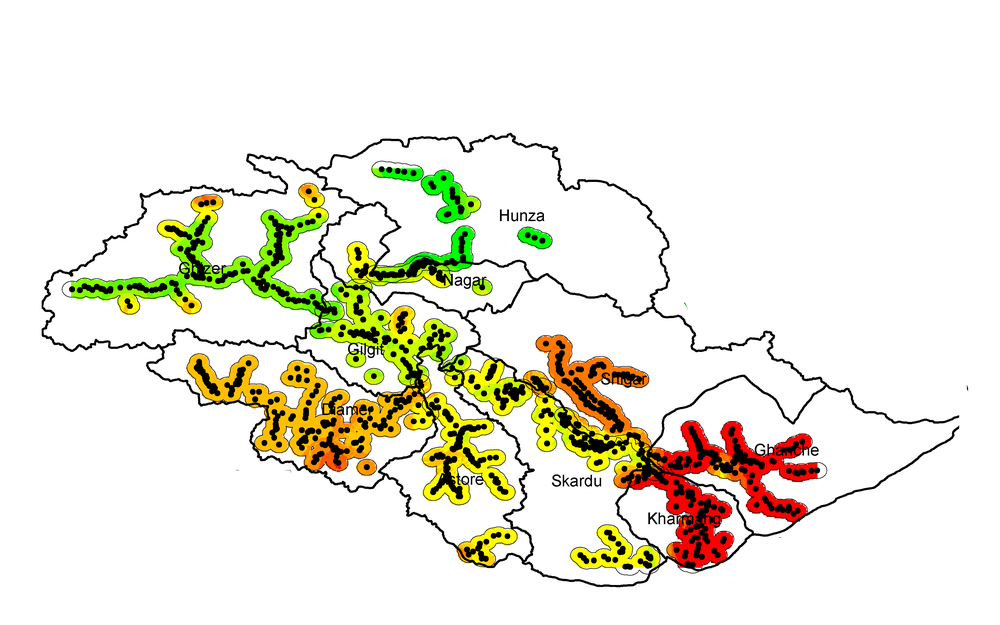
%> input picture assigment/images/Group-1-3-5.tif, 1000 x 625 px, shrunk from 3600 x 2250 before the run
$ octave noborders.m   (GNU Octave 9; MATLAB toolbox functions it lacks are replaced by stand-ins)
%> lines starting %> are read from the running program, lines starting %| are printed output that depends on the picture; in (x1, y1, x2, y2) boxes, pixels count from 0 and x2, y2 are one past the last pixel; in counts of white or black regions, pixels touching at a corner belong together; the program's own positions count from 1
% Read the 4-channel map image
map = imread('./images/Group-1-3-5.tif');

% Extract the RGB channels (ignoring the alpha channel)
map_rgb = map(:, :, 1:3);

% Convert the RGB image to grayscale
map_gray = rgb2gray(map_rgb);
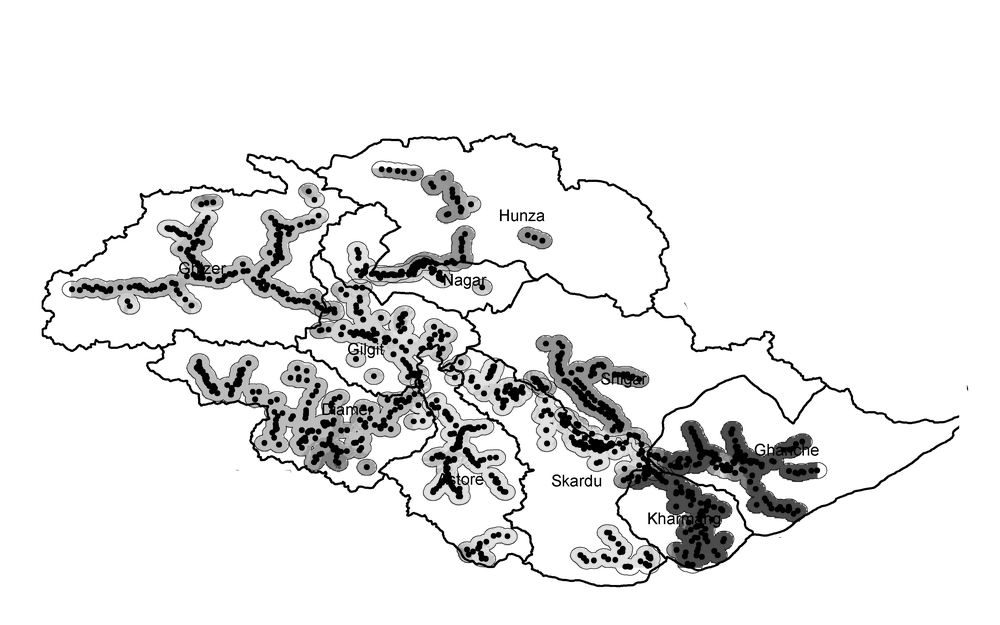
%> map_gray: size 625x1000 uint8; min 0, max 255, mean 233.2

% Threshold the grayscale image to create a binary mask
threshold = 100; % Adjust this threshold value as needed
binary_mask = map_gray < threshold;
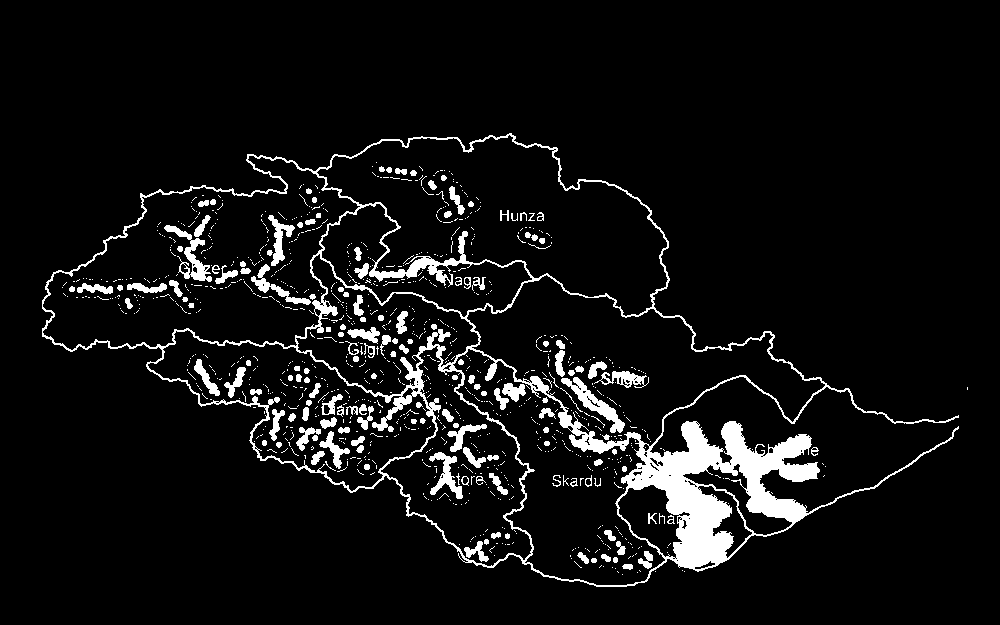
%> binary_mask: size 625x1000 logical; 6.9% white; 1063 white regions (905 under 20 px), largest, box (x1, y1, x2, y2) and area: (42, 133, 959, 587) 26807, (561, 377, 625, 433) 879, (164, 225, 212, 282) 764

% Use morphological operations to clean up the mask
se = strel('rectangle', [5, 5]); % Adjust the size of the structuring element as needed
binary_mask_cleaned = imclose(binary_mask, se);
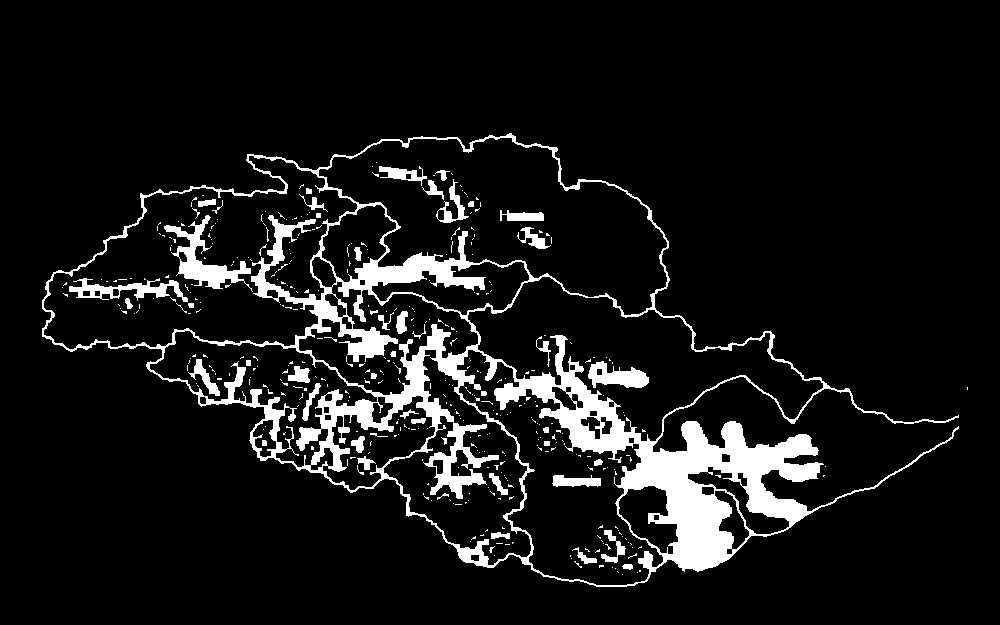
%> binary_mask_cleaned: size 625x1000 logical; 9% white; 419 white regions (370 under 20 px), largest, box (x1, y1, x2, y2) and area: (42, 133, 959, 587) 45470, (164, 215, 253, 292) 1888, (69, 278, 188, 302) 1094
binary_mask_cleaned = imfill(binary_mask_cleaned, 'holes');
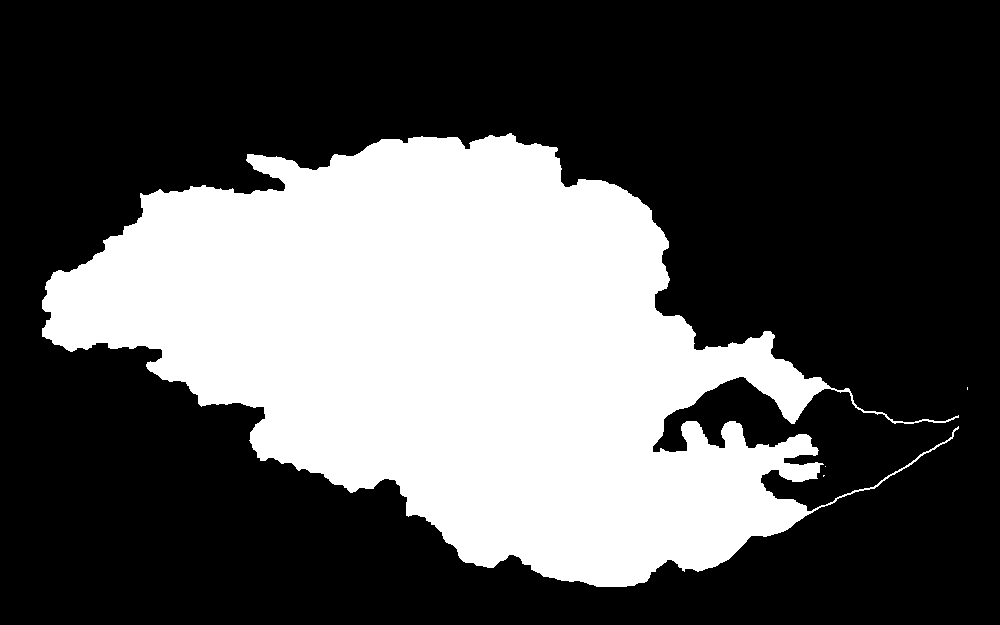
%> binary_mask_cleaned: size 625x1000 logical; 33.3% white; 4 white regions (3 under 20 px), largest, box (x1, y1, x2, y2) and area: (42, 133, 959, 587) 208078

% Invert the mask to get the non-border region
non_border_mask = ~binary_mask_cleaned;

% Apply the mask to the RGB channels to remove the border
map_rgb_no_border = map_rgb;
for channel = 1:3
    map_rgb_no_border(:,:,channel) = map_rgb(:,:,channel) .* uint8(non_border_mask);
end
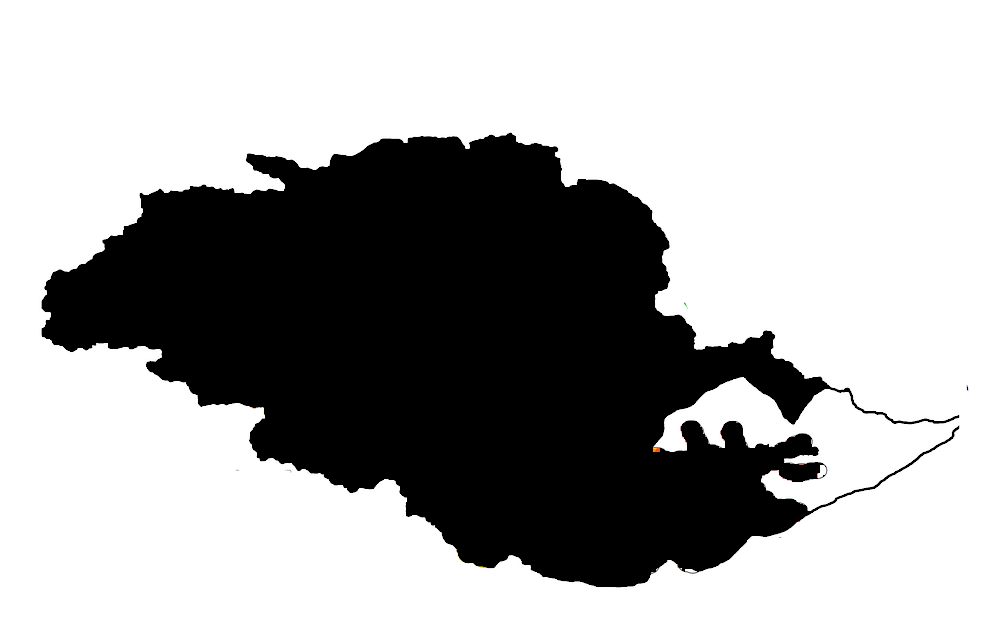
%> map_rgb_no_border: size 625x1000x3 uint8; mean R, G, B 169.8, 169.8, 169.8

% Combine the RGB channels to form the image without the border
map_no_border = cat(3, map_rgb_no_border);

% Display the original and processed images
figure;
subplot(1, 2, 1);
imshow(map_rgb);
title('Original RGB Image');

subplot(1, 2, 2);
imshow(map_no_border);
title('Map Image with Border Removed');

$ run again, with assigment/images/group7-8.tif copied over assigment/images/Group-1-3-5.tif
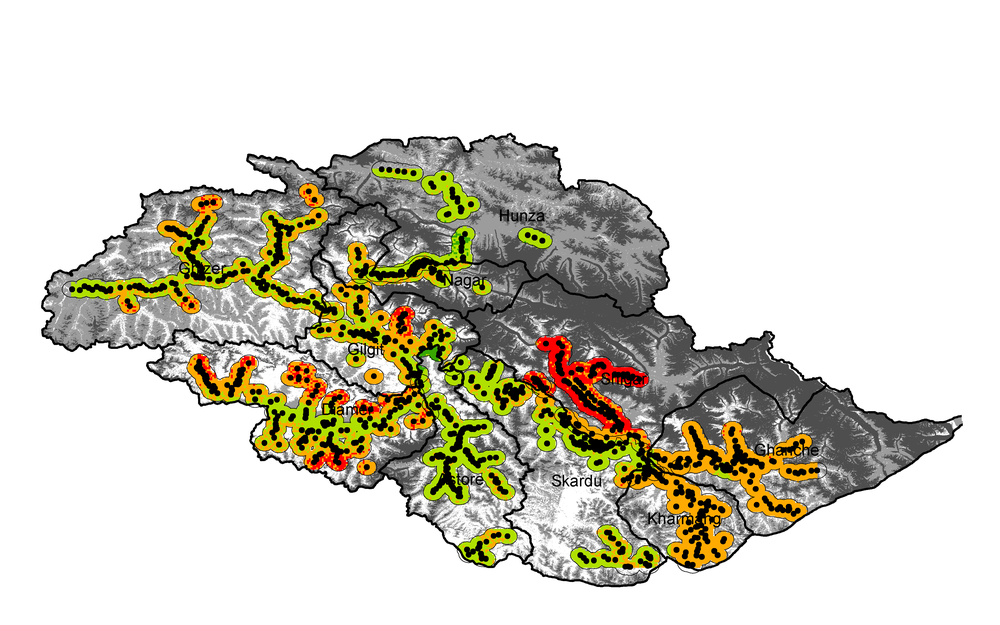
%> input picture assigment/images/group7-8.tif, 1000 x 625 px, shrunk from 3600 x 2250 before the run
%> `binary_mask = map_gray < threshold;`:
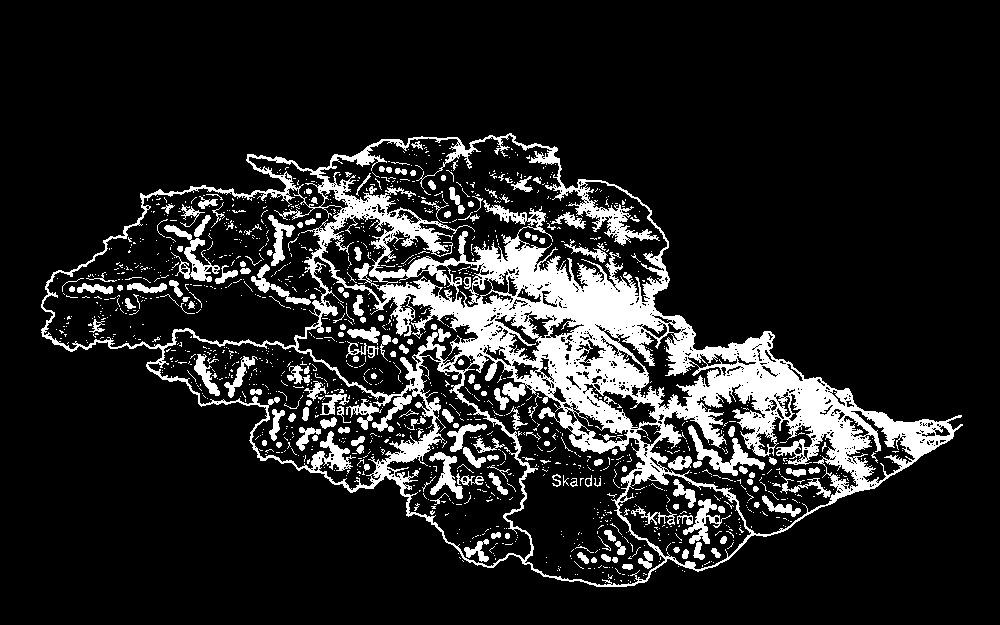
%> binary_mask: size 625x1000 logical; 13.7% white; 1423 white regions (1227 under 20 px), largest, box (x1, y1, x2, y2) and area: (41, 133, 963, 587) 63596, (688, 425, 765, 476) 992, (164, 225, 220, 282) 861
%> non_border_mask: size 625x1000 logical; 64.1% white; 1 black region, box (x1, y1, x2, y2) and area: (41, 133, 963, 587) 224251
%> after the loop `for channel = 1:3`:
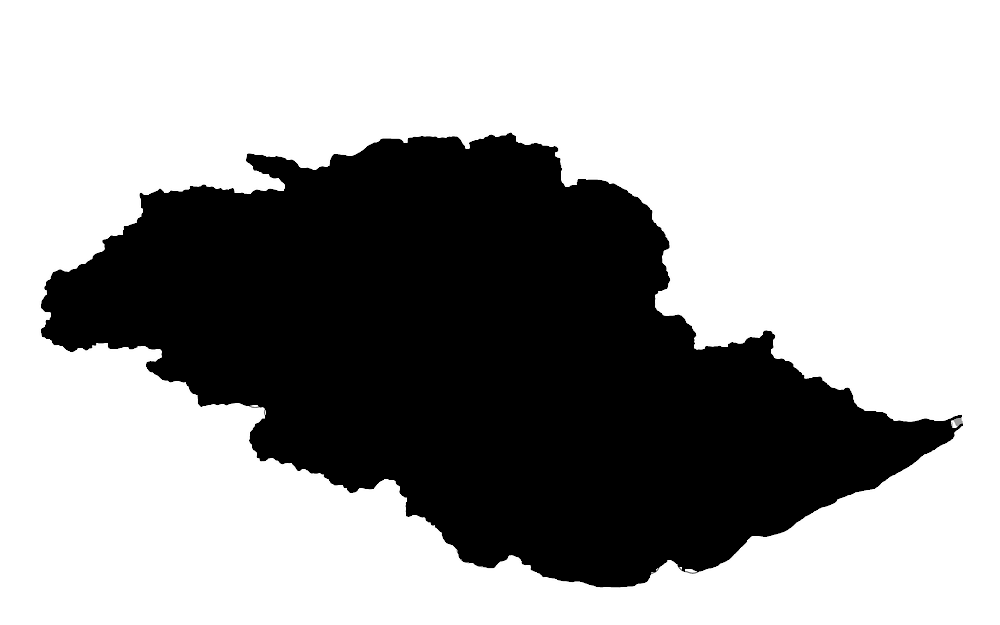
%> map_rgb_no_border: size 625x1000x3 uint8; mean R, G, B 163.3, 163.3, 163.3
